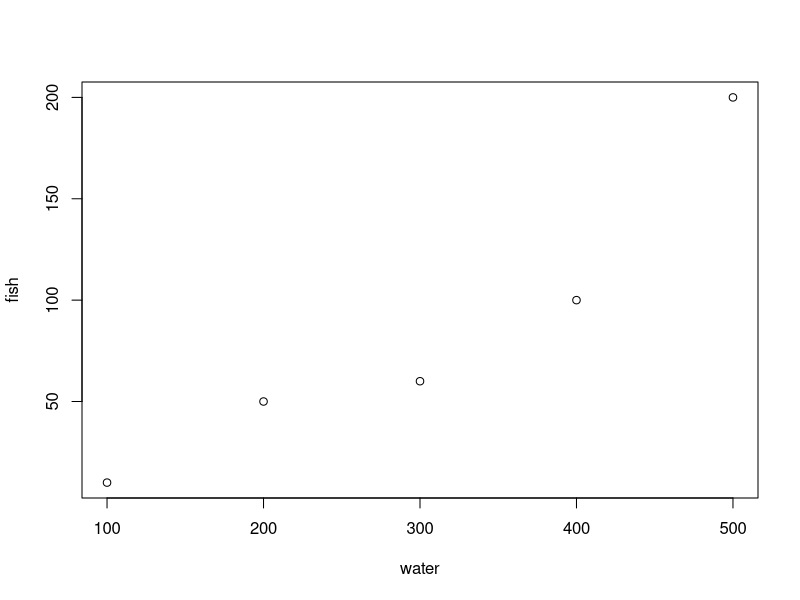

The R script that drew this image:
# this is my first code in github
# here are the inputs data 
# Costanza data on streams 
water <- c(100,200,300,400,500)

# here are the outputs 
# Marta data on fishes genomes 
fish <- c(10,50,60,100,200)

# plot the diversity of fishes (y), vs the amount of water (x)
plot(water,fish)
